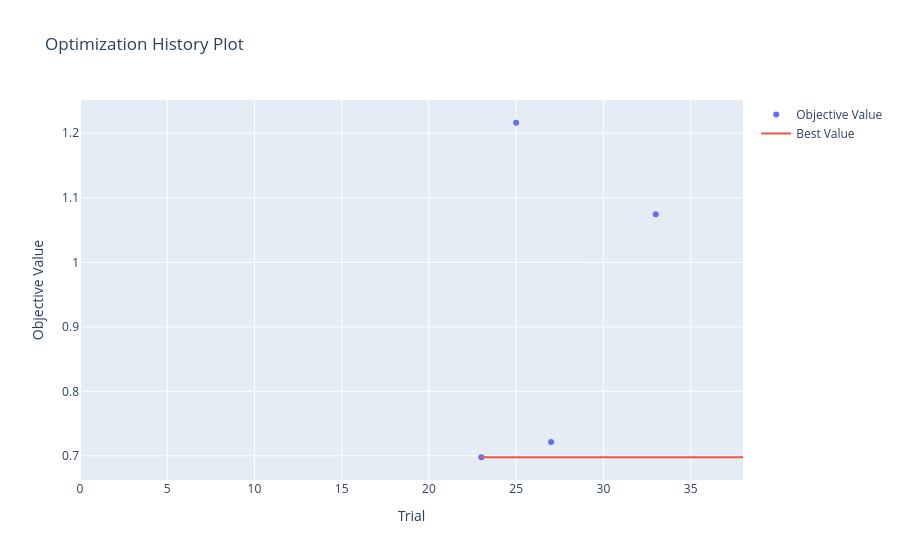

Write notebook code for a chart like this one.
### Code cell
# Plote a convergência dos objetivos
convergence_plot = ov.plot_optimization_history(study0)
convergence_plot.show()

### Figure 1 — Plotly figure (JSON) as saved in the notebook; plotly's stock layout.template omitted (floating-point values rounded to 4 significant figures)
{"data": [{"mode": "markers", "name": "Objective Value", "type": "scatter", "x": [23, 25, 27, 33], "y": [0.6979, 1.216, 0.7214, 1.075]}, {"mode": "lines", "name": "Best Value", "type": "scatter", "x": [0, 1, 2, 3, 4, 5, 6, 7, 8, 9, 10, 11, 12, 13, 14, 15, 16, 17, 18, 19, 20, 21, 22, 23, 24, 25, 26, 27, 28, 29, 30, 31, 32, 33, 34, 35, 36, 37, 38], "y": [null, null, null, null, null, null, null, null, null, null, null, null, null, null, null, null, null, null, null, null, null, null, null, 0.6979, 0.6979, 0.6979, 0.6979, 0.6979, 0.6979, 0.6979, 0.6979, 0.6979, 0.6979, 0.6979, 0.6979, 0.6979, 0.6979, 0.6979, 0.6979]}, {"marker": {"color": "#cccccc"}, "mode": "markers", "name": "Infeasible Trial", "showlegend": false, "type": "scatter", "x": [], "y": []}], "layout": {"title": {"text": "Optimization History Plot"}, "xaxis": {"title": {"text": "Trial"}}, "yaxis": {"title": {"text": "Objective Value"}}}}
